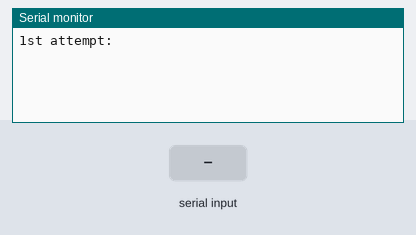
Bench run of a sketch on a simulated Arduino Uno, built with avr-gcc and run on an emulated ATmega328P. Shown: the last lines printed to the serial monitor. Inputs (shaded band) come from the test bench.

Above: at 3.2 s.
3.3 s: "90,45\n" received over Serial
At 3.62 s:
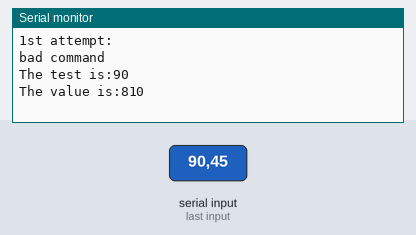
4.8 s: "30,150\n" received over Serial
At 8.0 s:
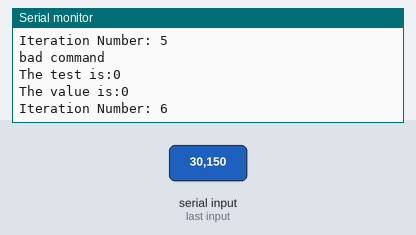
Timing chart, 0 to 9.5 s (numbered marks = the images above; inputs shaded):
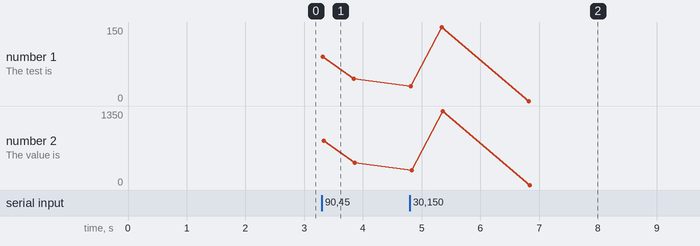

Measured:
- after the input at 3.3 s, the serial monitor: prints a new line at once (image 1)
- after the input at 4.8 s, the serial monitor: prints a new line at once (image 2)

The sketch:

Serial_Input_Example.ino
```cpp
int test;
int command;
int value;
int i = 2;

void setup() {
  Serial.begin(9600);
  delay(2000);

  Serial.println("1st attempt:");
}

void loop() {


  if (Serial.available() > 0) {

    test = Serial.parseInt();
    //command = test - '0';
    value = test * 9;
    if (command == 8) {
      Serial.println("good command");
    }

    else {
      Serial.println("bad command");
    }
    Serial.print("The test is:");
    Serial.println(test);
    Serial.print("The value is:");
    Serial.println(value);

    delay(500);
    Serial.print("\nIteration Number: ");
    Serial.println(i);
    i = i + 1;
  }
}
```
